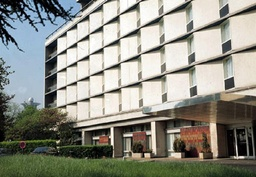
#> input picture assignment-2-data/building.jpg, 256 x 177 px, shrunk from 868 x 600 before the run
$ python exercise_3.py   (older library calls are emulated)
#> lines starting #> are read from the running program, lines starting #| are printed output that depends on the picture
from pathlib import Path

import cv2
import numpy as np


# Calculate the Harris response from a structure matrix at each pixel.
def calculate_harris_response(gray, block_size, k):
    gradient_x = cv2.Sobel(gray, cv2.CV_64F, 1, 0, ksize=3)
    gradient_y = cv2.Sobel(gray, cv2.CV_64F, 0, 1, ksize=3)

    # Without normalization, a box filter sums the values in each neighbourhood.
    # These sums form the entries of the 2 x 2 structure matrix.
    sum_xx = cv2.boxFilter(
        gradient_x ** 2, -1, (block_size, block_size), normalize=False
    )
    sum_yy = cv2.boxFilter(
        gradient_y ** 2, -1, (block_size, block_size), normalize=False
    )
    sum_xy = cv2.boxFilter(
        gradient_x * gradient_y, -1, (block_size, block_size), normalize=False
    )
    # Sobel and boxFilter use reflected image borders by default.
    height, width = gray.shape
    response = np.zeros((height, width), dtype=float)
    lambda_small = np.zeros((height, width), dtype=float)
    lambda_large = np.zeros((height, width), dtype=float)

    for y in range(height):
        for x in range(width):
            matrix = np.array([
                [sum_xx[y, x], sum_xy[y, x]],
                [sum_xy[y, x], sum_yy[y, x]],
            ])
            # eigvalsh is for symmetric matrices and returns sorted eigenvalues.
            lambda1, lambda2 = np.linalg.eigvalsh(matrix)
            lambda_small[y, x] = lambda1
            lambda_large[y, x] = lambda2
            response[y, x] = lambda1 * lambda2 - k * (lambda1 + lambda2) ** 2

    return response, gradient_x, gradient_y, lambda_small, lambda_large


# Select strong local maxima and return the image with red corner markers.
def harris_corner_detector(image, block_size=5, threshold=0.02, k=0.04):
    if block_size < 3 or block_size % 2 == 0:
        raise ValueError("block_size must be an odd integer of at least 3.")
    if not 0 < threshold < 1:
        raise ValueError("threshold must be a fraction between 0 and 1.")

    if image.ndim == 3:
        gray = cv2.cvtColor(image, cv2.COLOR_BGR2GRAY)
        result = image.copy()
    else:
        gray = image.copy()
        result = cv2.cvtColor(image, cv2.COLOR_GRAY2BGR)

    response, gradient_x, gradient_y, lambda_small, lambda_large = (
        calculate_harris_response(gray, block_size, k)
    )
    kernel = cv2.getStructuringElement(cv2.MORPH_RECT, (3, 3))
    dilated_response = cv2.dilate(response, kernel)
    local_maximum = response == dilated_response
    above_threshold = response > threshold * response.max()
    corners = local_maximum & above_threshold

    # The equality check follows the assignment; equal neighbouring peaks remain.
    rows, cols = np.where(corners)
    for y, x in zip(rows, cols):
        cv2.circle(result, (int(x), int(y)), 3, (0, 0, 255), 1, cv2.LINE_AA)

    stages = {
        "grayscale": gray,
        "gradient_x": gradient_x,
        "gradient_y": gradient_y,
        "lambda_small": lambda_small,
        "lambda_large": lambda_large,
        "response": response,
        "threshold_mask": above_threshold.astype(np.uint8) * 255,
        "corner_mask": corners.astype(np.uint8) * 255,
    }
    return result, stages


# Scale a non-negative array to 0-255 for display, without changing calculations.
def scale_for_display(values):
    scaled = cv2.normalize(values, None, 0, 255, cv2.NORM_MINMAX)
    return scaled.astype(np.uint8)


# Save an image and report an error if saving fails.
def save_image(path, image):
    if not cv2.imwrite(str(path), image):
        raise OSError(f"Could not save {path}")


# Arrange equally sized images in a labelled grid for the report.
def save_comparison(images, titles, path, columns=3):
    height, width = images[0].shape[:2]
    title_height = 45
    rows = (len(images) + columns - 1) // columns
    panel = np.full(
        (rows * (height + title_height), columns * width, 3), 255, np.uint8
    )

    for i, (image, title) in enumerate(zip(images, titles)):
        x = (i % columns) * width
        y = (i // columns) * (height + title_height)
        if image.ndim == 2:
            image = cv2.cvtColor(image, cv2.COLOR_GRAY2BGR)
        panel[y + title_height:y + title_height + height, x:x + width] = image
        cv2.putText(
            panel, title, (x + 10, y + 30), cv2.FONT_HERSHEY_SIMPLEX,
            0.7, (0, 0, 0), 1, cv2.LINE_AA
        )

    save_image(path, panel)


# Compare a few block sizes and thresholds, then save a representative result.
def main():
    project_dir = Path(__file__).resolve().parent
    image_path = project_dir / "assignment-2-data" / "building.jpg"
    image = cv2.imread(str(image_path))
#> image is the input picture: shape (177, 256, 3); mean B, G, R 133.7, 143.6, 143
    if image is None:
        raise FileNotFoundError(f"Could not read {image_path}")

    output_dir = project_dir / "outputs" / "exercise_3"
    output_dir.mkdir(parents=True, exist_ok=True)
    save_image(output_dir / "original.png", image)

    # Vary one parameter at a time, keeping the Harris constant k fixed.
    # The main example uses block_size=5 and threshold=0.02.
    settings = [(3, 0.02), (5, 0.01), (5, 0.02), (5, 0.05), (7, 0.02)]
    k = 0.04
    block_images, block_titles = [], []
    threshold_images, threshold_titles = [], []
    measurements = ["block_size,threshold,k,threshold_pixels,corner_count"]

    for block_size, threshold in settings:
        result, stages = harris_corner_detector(image, block_size, threshold, k)
        name = f"block_{block_size}_threshold_{threshold:.2f}"
        setting_dir = output_dir / name
        setting_dir.mkdir(exist_ok=True)
        count = int(np.count_nonzero(stages["corner_mask"]))
        threshold_count = int(np.count_nonzero(stages["threshold_mask"]))

        # Keep the full signed response for calculations. Display its positive
        # part, since positive values are the candidates for corner detection.
        response_display = scale_for_display(np.maximum(stages["response"], 0))
        save_image(setting_dir / "positive_response.png", response_display)
        save_image(setting_dir / "threshold_mask.png", stages["threshold_mask"])
        save_image(setting_dir / "corner_mask.png", stages["corner_mask"])
        save_image(setting_dir / "detected_corners.png", result)

        measurements.append(f"{block_size},{threshold},{k},{threshold_count},{count}")
        title = f"Block {block_size} x {block_size}, threshold {threshold}: {count} corners"
        print(title, flush=True)
        if threshold == 0.02:
            block_images.append(result)
            block_titles.append(title)
        if block_size == 5:
            threshold_images.append(result)
            threshold_titles.append(title)

        if block_size == 5 and threshold == 0.02:
            gradient_x_display = scale_for_display(np.abs(stages["gradient_x"]))
            gradient_y_display = scale_for_display(np.abs(stages["gradient_y"]))
            save_image(output_dir / "grayscale.png", stages["grayscale"])
            save_image(output_dir / "gradient_x.png", gradient_x_display)
            save_image(output_dir / "gradient_y.png", gradient_y_display)
            save_image(
                output_dir / "lambda_small.png",
                scale_for_display(np.maximum(stages["lambda_small"], 0))
            )
            save_image(
                output_dir / "lambda_large.png",
                scale_for_display(np.maximum(stages["lambda_large"], 0))
            )
            save_image(output_dir / "detected_corners.png", result)
            save_comparison(
                [image, gradient_x_display, gradient_y_display,
                 response_display, stages["corner_mask"], result],
                ["Original", "Absolute Sobel x (scaled)", "Absolute Sobel y (scaled)",
                 "Positive Harris response (scaled)", "Corners after 3 x 3 local maxima",
                 f"Detected corners: {count}"],
                output_dir / "processing_steps.png"
            )

            # Record the actual corner locations, not the pixels of the circles.
            coordinates = ["x,y,harris_response"]
            rows, cols = np.where(stages["corner_mask"] > 0)
            for y, x in zip(rows, cols):
                coordinates.append(f"{x},{y},{stages['response'][y, x]:.6e}")
            (output_dir / "corner_coordinates.csv").write_text(
                "\n".join(coordinates) + "\n", encoding="utf-8"
            )
#> this loop made 5 passes
#> (count, threshold_count, title) on passes 1, 2, 4, 5: (445, 3488, 'Block 3 x 3, threshold 0.02: 445 corners'), (386, 9046, 'Block 5 x 5, threshold 0.01: 386 corners'), (264, 4613, 'Block 5 x 5, threshold 0.05: 264 corners'), (330, 10599, 'Block 7 x 7, threshold 0.02: 330 corners')
#> (count, threshold_count, title) on pass 3: (342, 7189, 'Block 5 x 5, threshold 0.02: 342 corners')
#| Block 3 x 3, threshold 0.02: 445 corners
#| Block 5 x 5, threshold 0.01: 386 corners
#| Block 5 x 5, threshold 0.02: 342 corners
#| Block 5 x 5, threshold 0.05: 264 corners
#| Block 7 x 7, threshold 0.02: 330 corners
#> pass 1, in harris_corner_detector, `gray = cv2.cvtColor(image, cv2.COLOR_BGR2GRAY)`:
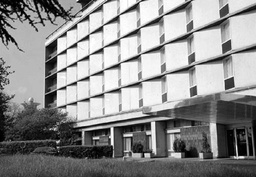
#> gray: shape (177, 256); min 0, max 255, mean 142.3
#> pass 1, in calculate_harris_response, `gradient_x = cv2.Sobel(gray, cv2.CV_64F, 1, 0, ksize=3)`:
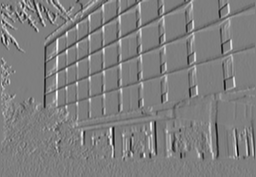
#> gradient_x: shape (177, 256) float64; min -949, max 955, mean 1.7; drawn with min black and max white
#> pass 1, in calculate_harris_response, `gradient_y = cv2.Sobel(gray, cv2.CV_64F, 0, 1, ksize=3)`:
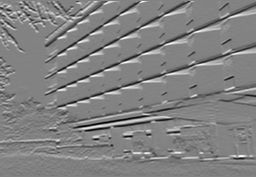
#> gradient_y: shape (177, 256) float64; min -930, max 885, mean -4.3; drawn with min black and max white
#> pass 1, in calculate_harris_response, `sum_xx = cv2.boxFilter( gradient_x ** 2, -1, (block_size, block_size),..`:
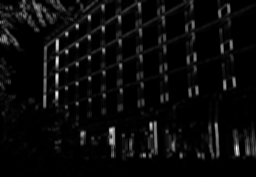
#> sum_xx: shape (177, 256) float64; min 0, max 4541541, mean 202475.8; drawn with min black and max white
#> after the loop, block_images = 3 items; block_titles = ['Block 3 x 3, threshold 0.02: 445 corners', 'Block 5 x 5, threshold 0.02: 342 corners', 'Block 7 x 7, threshold 0.02: 330 corners']; measurements = 6 items; threshold_images = 3 items; threshold_titles = ['Block 5 x 5, threshold 0.01: 386 corners', 'Block 5 x 5, threshold 0.02: 342 corners', 'Block 5 x 5, threshold 0.05: 264 corners']

    save_comparison(
        block_images, block_titles, output_dir / "block_size_comparison.png"
    )
#> call 2 of save_comparison, with columns = 3
#> in save_comparison (call 2), `rows = (len(images) + columns - 1) // columns`: rows = 1
#> in save_comparison (call 2), `panel = np.full( (rows * (height + title_height), columns * width, 3),..`: panel: shape (222, 768, 3); every value is 255
#> the loop in save_comparison (call 2), `for i, (image, title) in enumerate(zip(images, titles)):` made 3 passes
#> (title, x) on passes 1 to 3: ('Block 3 x 3, threshold 0.02: 445 corners', 0), ('Block 5 x 5, threshold 0.02: 342 corners', 256), ('Block 7 x 7, threshold 0.02: 330 corners', 512)
#> after the loop in save_comparison (call 2), `for i, (image, title) in enumerate(zip(images, titles)):`:
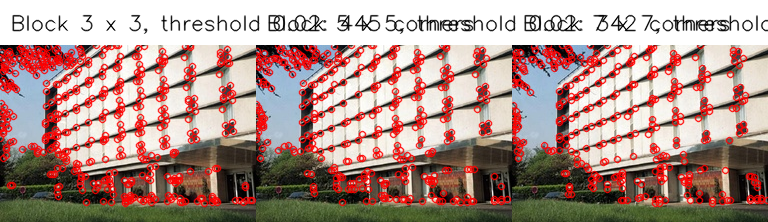
#> panel: shape (222, 768, 3); mean of channels 0, 1, 2 138.5, 145.8, 176.1; drawn as B, G, R
    save_comparison(
        threshold_images, threshold_titles, output_dir / "threshold_comparison.png"
    )
#> call 3 of save_comparison, with columns = 3
#> the loop in save_comparison (call 3), `for i, (image, title) in enumerate(zip(images, titles)):` made 3 passes
#> (title, x) on passes 1 to 3: ('Block 5 x 5, threshold 0.01: 386 corners', 0), ('Block 5 x 5, threshold 0.02: 342 corners', 256), ('Block 5 x 5, threshold 0.05: 264 corners', 512)
#> after the loop in save_comparison (call 3), `for i, (image, title) in enumerate(zip(images, titles)):`:
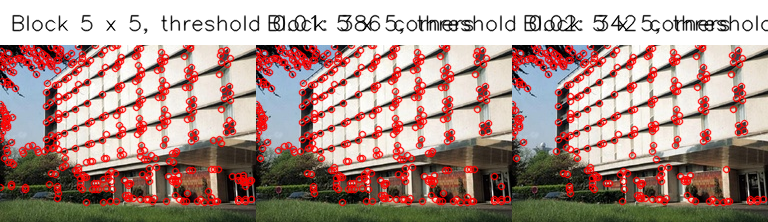
#> panel: shape (222, 768, 3); mean of channels 0, 1, 2 140, 147.3, 174.9; drawn as B, G, R
    (output_dir / "corner_counts.csv").write_text(
        "\n".join(measurements) + "\n", encoding="utf-8"
    )
    print(f"Results saved to {output_dir}")


if __name__ == "__main__":
    main()
